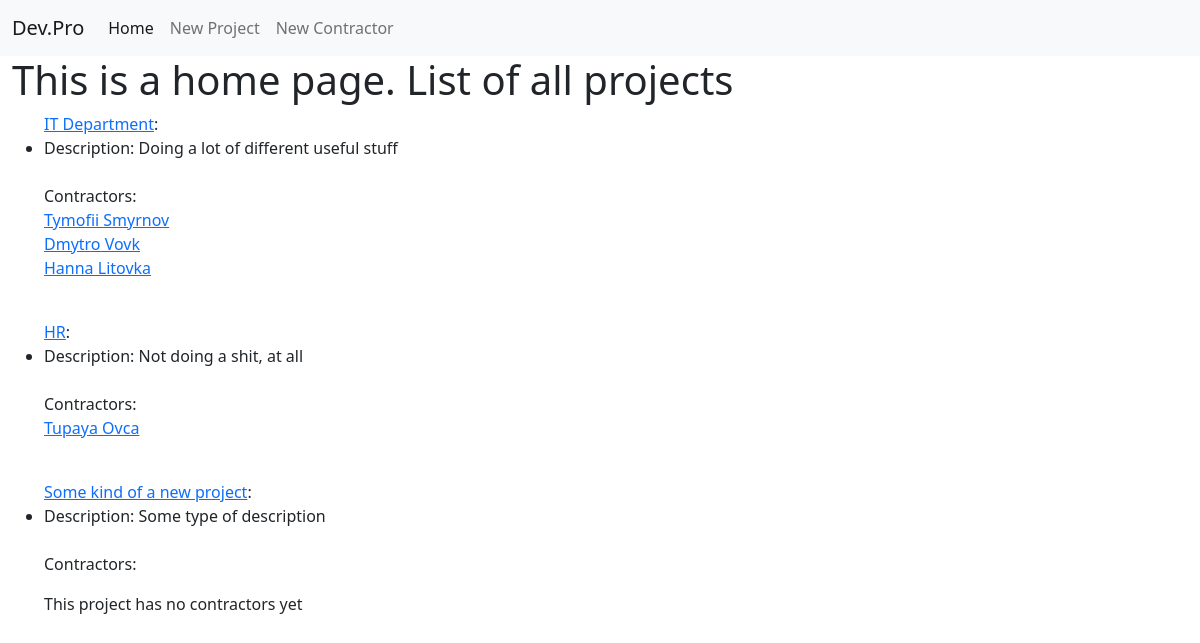
The page / on the database its author committed.
### accounts/models.py (models this page shows, shortened)
class Project(models.Model):
    name = models.CharField(max_length=200)
    description = models.TextField()
    def get_absolute_url(self):
        return reverse('project-detail', kwargs={'pk': self.pk})

class Contractor(models.Model):
    name = models.CharField(max_length=200)
    last_name = models.CharField(max_length=200)
    email = models.EmailField()
    project = models.ForeignKey(Project, on_delete=models.CASCADE, default=None)
    def __str__(self):
        return self.name + " " + self.last_name
    def get_absolute_url(self):
        return reverse('contractor-detail', kwargs={'pk': self.pk})

### accounts/views.py (the view)
# urls.py: path('', views.Index.as_view(), name="index"),
class Index(ListView):
    model = Project

### templates/accounts/project_list.html
{% extends 'accounts/base.html' %}
{% block body_block %}
    <h1>This is a home page. List of all projects</h1>
    {% for proj in project_list %}
        <ul>
            <lable><a href="{{ proj.get_absolute_url }}">{{ proj.name }}</a>:</lable>
            <li>Description: {{ proj.description }}</li><br>
            <p>Contractors:<br>
            {% if proj.contractor_set.all %}
                {% for x in proj.contractor_set.all %}
                    <a href="{{ x.get_absolute_url }}">{{ x }}</a><br>
                {% endfor %}
            {% else %}
                <p>This project has no contractors yet</p>
            {% endif %}
            </p>
        </ul><br>
    {% endfor %}
{% endblock %}

### templates/accounts/base.html (shortened to what this page needs)
<!DOCTYPE html>
{% load static %}
<html lang="en">
<head>
    <link href="https://cdn.jsdelivr.net/npm/bootstrap@5.2.0-beta1/dist/css/bootstrap.min.css" rel="stylesheet"
>
</head>
<body>
<nav class="navbar navbar-expand-lg bg-light">
    <div class="container-fluid">
        <a class="navbar-brand" href="{% url 'index' %}">Dev.Pro</a>
        <div class="collapse navbar-collapse" id="navbarNav">
            <ul class="navbar-nav">
                <li class="nav-item">
                    <a class="nav-link active" aria-current="page" href="{% url 'index' %}">Home</a>
                </li>
                <li class="nav-item">
                    <a class="nav-link" href="{% url 'project-create' %}">New Project</a>
                </li>
                <li class="nav-item">
                    <a class="nav-link" href="{% url 'contractor-create' %}">New Contractor</a>
                </li>
            </ul>
        </div>
    </div>
</nav>
<div class="container-fluid">
    {% block body_block %}
    {% endblock %}
</div>
</body>
</html>

### rows shown on the page
Project: name "IT Department", description "Doing a lot of different useful stuff"
Contractor: name+last_name "Tymofii Smyrnov"
Contractor: name+last_name "Dmytro Vovk"
Contractor: name+last_name "Hanna Litovka"
Project: name "HR", description "Not doing a shit, at all"
Contractor: name+last_name "Tupaya Ovca"
Project: name "Some kind of a new project", description "Some type of description", shows "This project has no contractors yet"
